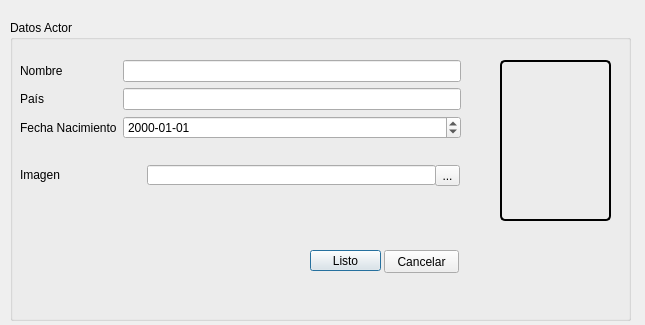
<?xml version="1.0" encoding="UTF-8"?>
<ui version="4.0">
 <class>Dialog</class>
 <widget class="QDialog" name="Dialog">
  <property name="geometry">
   <rect>
    <x>0</x>
    <y>0</y>
    <width>645</width>
    <height>325</height>
   </rect>
  </property>
  <property name="windowTitle">
   <string>Dialog</string>
  </property>
  <widget class="QGroupBox" name="groupBox">
   <property name="geometry">
    <rect>
     <x>10</x>
     <y>20</y>
     <width>621</width>
     <height>301</height>
    </rect>
   </property>
   <property name="title">
    <string>Datos Actor</string>
   </property>
   <widget class="QWidget" name="formLayoutWidget_3">
    <property name="geometry">
     <rect>
      <x>10</x>
      <y>40</y>
      <width>441</width>
      <height>95</height>
     </rect>
    </property>
    <layout class="QFormLayout" name="formLayout">
     <property name="fieldGrowthPolicy">
      <enum>QFormLayout::AllNonFixedFieldsGrow</enum>
     </property>
     <item row="0" column="0">
      <widget class="QLabel" name="label_1">
       <property name="text">
        <string>Nombre</string>
       </property>
      </widget>
     </item>
     <item row="0" column="1">
      <widget class="QLineEdit" name="LNombre"/>
     </item>
     <item row="1" column="0">
      <widget class="QLabel" name="label_2">
       <property name="text">
        <string>País</string>
       </property>
      </widget>
     </item>
     <item row="1" column="1">
      <widget class="QLineEdit" name="LPais"/>
     </item>
     <item row="2" column="0">
      <widget class="QLabel" name="label_3">
       <property name="text">
        <string>Fecha Nacimiento</string>
       </property>
      </widget>
     </item>
     <item row="2" column="1">
      <widget class="QDateEdit" name="LFecha">
       <property name="displayFormat">
        <string>yyyy-MM-dd</string>
       </property>
      </widget>
     </item>
    </layout>
   </widget>
   <widget class="QLabel" name="label_4">
    <property name="geometry">
     <rect>
      <x>10</x>
      <y>145</y>
      <width>51</width>
      <height>20</height>
     </rect>
    </property>
    <property name="text">
     <string>Imagen</string>
    </property>
   </widget>
   <widget class="QLineEdit" name="LImagen">
    <property name="geometry">
     <rect>
      <x>137</x>
      <y>145</y>
      <width>289</width>
      <height>20</height>
     </rect>
    </property>
   </widget>
   <widget class="QToolButton" name="toolButton">
    <property name="geometry">
     <rect>
      <x>425</x>
      <y>145</y>
      <width>25</width>
      <height>21</height>
     </rect>
    </property>
    <property name="text">
     <string>...</string>
    </property>
   </widget>
   <widget class="QPushButton" name="BListo">
    <property name="geometry">
     <rect>
      <x>300</x>
      <y>230</y>
      <width>71</width>
      <height>21</height>
     </rect>
    </property>
    <property name="text">
     <string>Listo</string>
    </property>
   </widget>
   <widget class="QPushButton" name="BCancelar">
    <property name="geometry">
     <rect>
      <x>374</x>
      <y>230</y>
      <width>75</width>
      <height>23</height>
     </rect>
    </property>
    <property name="text">
     <string>Cancelar</string>
    </property>
   </widget>
   <widget class="QLabel" name="Display">
    <property name="geometry">
     <rect>
      <x>490</x>
      <y>40</y>
      <width>111</width>
      <height>161</height>
     </rect>
    </property>
    <property name="styleSheet">
     <string notr="true"> border-style: solid;
     border-width: 2px;
     border-radius: 5px;
     border-color: black;</string>
    </property>
    <property name="text">
     <string/>
    </property>
    <property name="scaledContents">
     <bool>true</bool>
    </property>
   </widget>
  </widget>
 </widget>
 <resources/>
 <connections/>
</ui>
